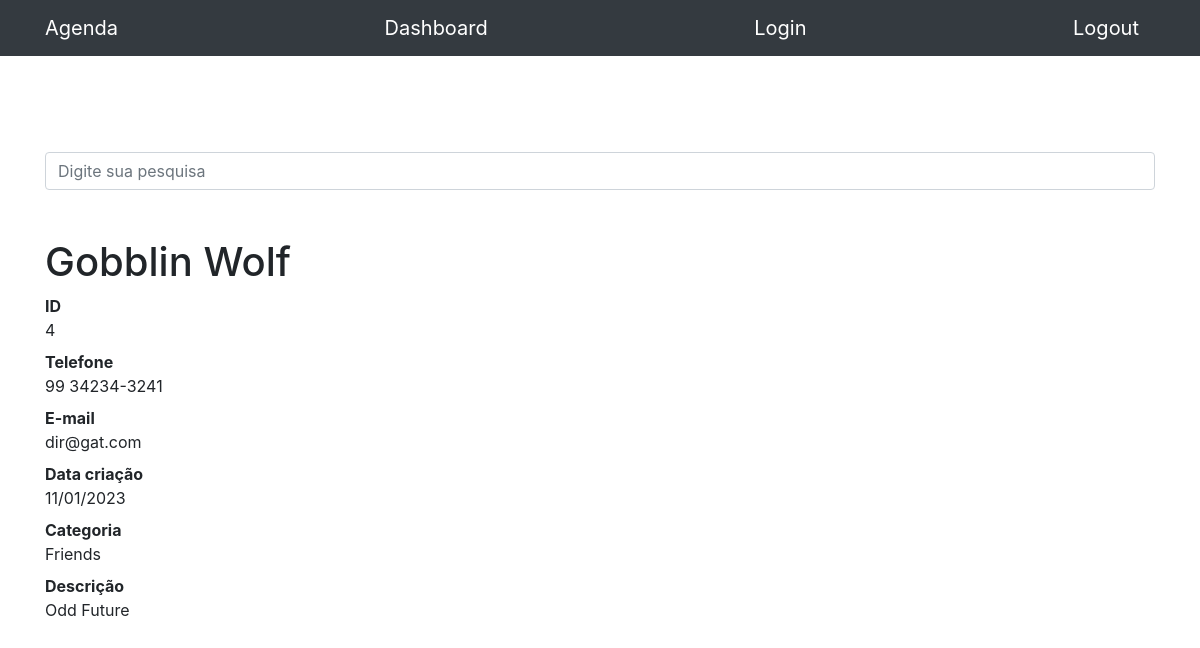
/4, run on the app's committed database.
### contacts/models.py (models this page shows, shortened)
class Contact(models.Model):
    name = models.CharField(max_length=50)
    last_name = models.CharField(max_length=50, blank=True)
    phone = models.CharField(max_length=13)
    email = models.CharField(max_length=100, blank=True)
    creation_date = models.DateTimeField(default=timezone.now)
    description = models.TextField(blank=True)
    status = models.ForeignKey(Status, on_delete=models.DO_NOTHING)
    show = models.BooleanField(default=True)
    picture = models.ImageField(blank=True, upload_to='pictures/%Y/%m/')

class Status(models.Model):
    name = models.CharField(max_length=50)
    def __str__(self):
        return self.name

### contacts/views.py (the view)
# urls.py: path('<int:contact_id>', views.show_contact, name='show_contact'),
def show_contact(request, contact_id):
        contact = get_object_or_404(Contact, id=contact_id)
        if not contact.show:
            raise Http404()
        return render(request, 'contacts/show_contact.html',{
            'contact': contact
        })

### contacts/templates/contacts/show_contact.html (shortened to what this page needs)
{% extends 'base.html' %}
{% block content %}
<h1 class="mt-5">{{ contact.name }} {{ contact.last_name }}</h1>
<dl>
  <dt>ID</dt>
  <dd>{{ contact.id }}</dd>
  <dt>Telefone</dt>
  <dd>{{ contact.phone}}</dd>
  <dt>E-mail</dt>
  <dd>{{ contact.email }}</dd>
  <dt>Data criação</dt>
  <dd>{{ contact.creation_date |date:'d/m/Y'}}</dd>
  <dt>Categoria</dt>
  <dd>{{ contact.status }}</dd>
  <dt>Descrição</dt>
  <dd>
    {{ contact.description }}
  </dd>
</dl>
{% endblock %}

### data on the page
Contact: name "Gobblin", last_name "Wolf", id "4", phone "99 34234-3241", email "dir@gat.com", creation_date "11/01/2023", status "Friends", description "Odd Future"
